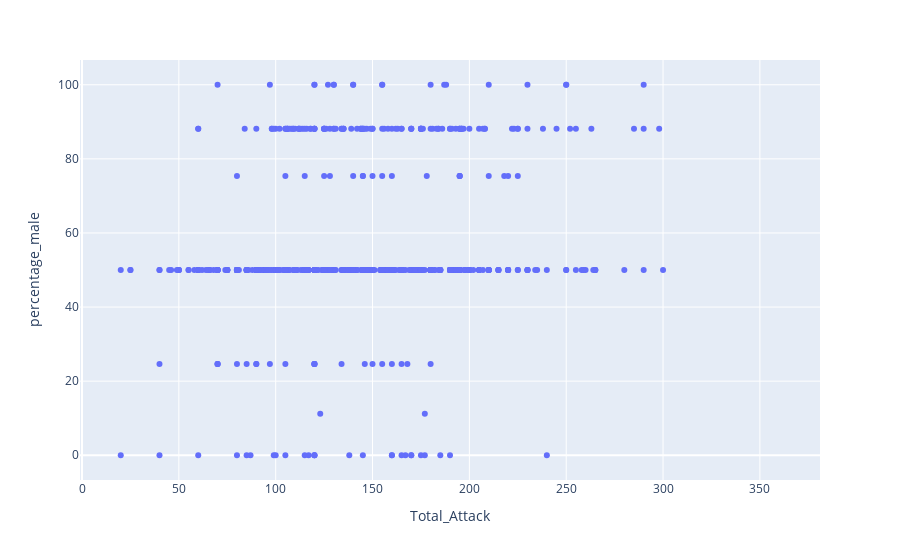

The notebook cell saved with this chart:
### Code cell
px.scatter(
    pokemon_data,
    x = 'Total_Attack',
    y = 'percentage_male'
)

### Figure 1 — Plotly figure (JSON) as saved in the notebook; plotly's stock layout.template omitted (floating-point values rounded to 4 significant figures; data arrays with more than 128 entries replaced by an {"elided": "..."} marker saying what was removed)
{"data": [{"hovertemplate": "Total_Attack=%{x}<br>percentage_male=%{y}<extra></extra>", "legendgroup": "", "marker": {"color": "#636efa", "symbol": "circle"}, "mode": "markers", "name": "", "orientation": "v", "showlegend": false, "type": "scatter", "x": {"elided": "781 int values"}, "xaxis": "x", "y": {"elided": "781 float values"}, "yaxis": "y"}], "layout": {"legend": {"tracegroupgap": 0}, "margin": {"t": 60}, "xaxis": {"anchor": "y", "domain": [0, 1], "title": {"text": "Total_Attack"}}, "yaxis": {"anchor": "x", "domain": [0, 1], "title": {"text": "percentage_male"}}}}
